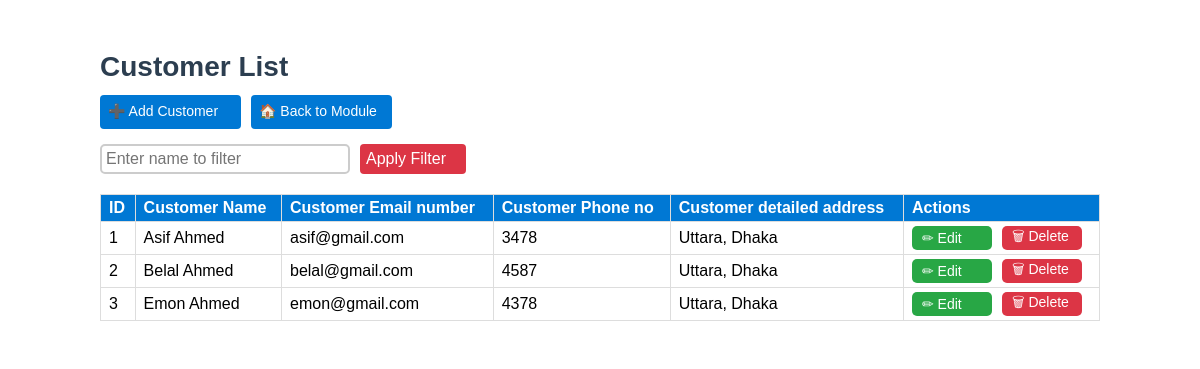
Screenshot of /sales-department/customer/ with the database file from the repository.
### customer/models.py (models this page shows, shortened)
class Customer(models.Model):
    customer_name = models.CharField(max_length=255)
    customer_email = models.EmailField(unique=True)
    customer_phone = models.CharField(max_length=15, unique=True)
    customer_address = models.TextField(blank=True, null=True)
    created_at = models.DateTimeField(auto_now_add=True)  # Timestamp for when customer was added
    updated_at = models.DateTimeField(auto_now=True)  # Timestamp for last update

### customer/views.py (the view)
# urls.py: path("", customer_list, name="customer_list"),
def customer_list(request):
    query = request.GET.get("search", "")
    customers = Customer.objects.filter(customer_name__icontains=query) if query else Customer.objects.all()
    return render(request, 'customer/customer_list.html', {'customers': customers, 'search_query': query})

### customer/templates/customer/customer_list.html (shortened to what this page needs)
{% block content %}
<div class="form-container">
    <h2>Customer List</h2>
    <div class="nav-buttons">
        <a href="{% url 'customer_create' %}" class="nav-button">➕ Add Customer</a>
        <a href="{% url 'construction_department' %}" class="nav-button">🏠 Back to Module</a>
    </div>
    <div class="filter-container">
        <input type="text" id="filterName" class="filter-box" placeholder="Enter name to filter">
        <button onclick="applyFilter()" class="apply-button">Apply Filter</button>
    </div>
    <table>
        <thead>
            <tr>
                <th>ID</th>
                <th>Customer Name</th>
                <th>Customer Email number</th>
                <th>Customer Phone no</th>
                <th>Customer detailed address</th>
                <th>Actions</th>
            </tr>
        </thead>
        <tbody>
            {% for customer in customers %}
            <tr>
                <td>{{ customer.id }}</td>
                <td class="name">{{ customer.customer_name }}</td>
                <td>{{ customer.customer_email }}</td>
                <td>{{ customer.customer_phone }}</td>
                <td>{{ customer.customer_address }}</td>
                <td>
                    <div class="action-buttons">
                        <a href="{% url 'customer_edit' customer.id %}" class="action-button edit">✏ Edit</a>
                        <a href="{% url 'customer_delete' customer.id %}" class="action-button delete">🗑 Delete</a>
                    </div>
                </td>
            </tr>
            {% endfor %}
        </tbody>
    </table>
</div>
{% endblock %}

### customer/templates/customer/customer_list.html (style rules this page uses)
.form-container { max-width: 1000px; margin: 0 auto; padding: 20px; background: white; border-radius: 5px; box-shadow: none; }
body, th, td, input, a, .nav-button, .filter-box, .apply-button, .action-button { font-family: "Trebuchet MS", sans-serif; }
h2 { text-align: left; color: #2c3e50; margin-bottom: 12px; font-size: 28px; }
table { width: 100%; border-collapse: collapse; margin-top: 20px; }
th, td { border: 1px solid #ddd; padding: 4px 8px; text-align: left; height: 18px; }
th { background-color: #0078D4; color: white; }
.nav-buttons { display: flex; gap: 10px; margin-bottom: 15px; }
.nav-button { background: #0078D4; color: white; padding: 8px; border-radius: 4px; text-decoration: none; width: 125px; height: 18px; font-size: 14px; }
.filter-container { display: flex; gap: 10px; margin-bottom: 15px; }
.filter-box { width: 25%; padding: 4px; font-size: 16px; border-radius: 5px; border: 2px solid #ccc; }
.apply-button { width: 106px; background: #dc3545; color: white; padding: 6px; border-radius: 4px; font-size: 16px; border: none; cursor: pointer; text-align: left; }
.action-buttons { display: flex; gap: 10px; align-items: center; }
.action-button { width: 60px; height: 4px; padding: 10px; display: flex; align-items: center; justify-content: left; text-decoration: none; font-size: 14px; border-radius: 5px; }
.action-button.edit { background: #28a745; color: white; }
.action-button.delete { background: #dc3545; color: white; }

### rows the page displays
Customer: id "1", customer_name "Asif Ahmed", customer_email "asif@gmail.com", customer_phone "3478", customer_address "Uttara, Dhaka"
Customer: id "2", customer_name "Belal Ahmed", customer_email "belal@gmail.com", customer_phone "4587", customer_address "Uttara, Dhaka"
Customer: id "3", customer_name "Emon Ahmed", customer_email "emon@gmail.com", customer_phone "4378", customer_address "Uttara, Dhaka"
